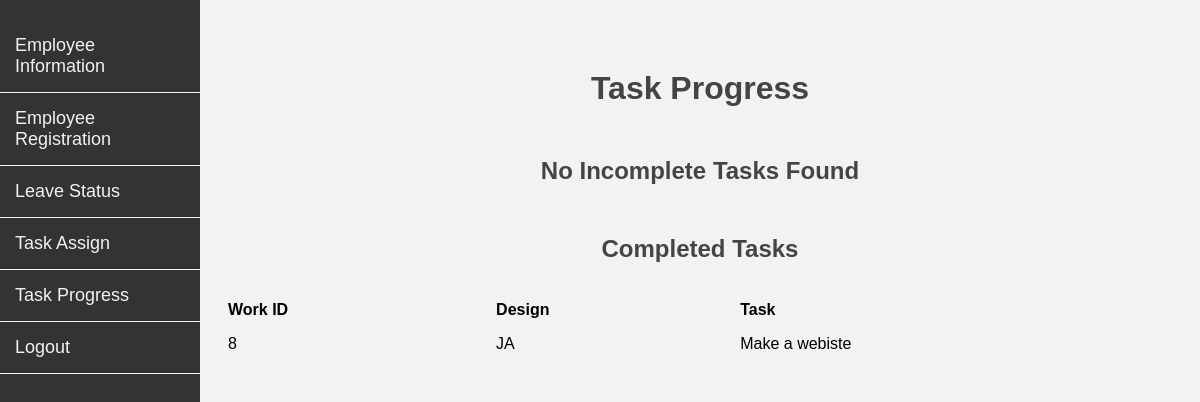
/task_progress.php, run on the app's committed database.
### tables this page shows
CREATE TABLE `work` (
  `workid` int(11) NOT NULL,
  `empid` int(11) NOT NULL,
  `design` varchar(50) NOT NULL,
  `task` text NOT NULL,
  `wstatus` varchar(50) NOT NULL,
  `status` varchar(50) NOT NULL
);

### task_progress.php (the view, shortened to what this page needs)
<div class="main">
    <h1>Task Progress</h1>
    <?php
    $servername = "localhost";
    $username = "root";
    $password = "";
    $dbname = "DatabaseDictionary";
    $conn = mysqli_connect($servername, $username, $password, $dbname);
    $query = "SELECT workid, design, task FROM work WHERE status='incomplete'";
    $result = mysqli_query($conn, $query);
    if (mysqli_num_rows($result) > 0) {
        echo "<h2>Incomplete Tasks</h2>";
        echo "<table>";
        echo "<tr><th>Design</th><th>Task</th></tr>";
        while ($row = mysqli_fetch_assoc($result)) {
            echo "<tr>";
            echo "<td>" . $row['design'] . "</td>";
            echo "<td>" . $row['task'] . "</td>";
            echo "</tr>";
        }
        echo "</table>";
    } else {
        echo "<h2>No Incomplete Tasks Found</h2>";
    }
    $query = "SELECT workid, design, task FROM work WHERE status='complete'";
    $result = mysqli_query($conn, $query);
    if (mysqli_num_rows($result) > 0) {
        echo "<h2>Completed Tasks</h2>";
        echo "<table>";
        echo "<tr><th>Work ID</th><th>Design</th><th>Task</th></tr>";
        while ($row = mysqli_fetch_assoc($result)) {
            echo "<tr>";
            echo "<td>" . $row['workid'] . "</td>";
            echo "<td>" . $row['design'] . "</td>";
            echo "<td>" . $row['task'] . "</td>";
            echo "</tr>";
        }
        echo "</table>";
    } else {
        echo "<h2>No Completed Tasks Found</h2>";
    }
    ?>
</div>
<!DOCTYPE html>
<html>
<head>
</head>
<body>
    <nav>
        <a href="admin_portal.php">Employee Information</a>
        <a href="employee_registration.php">Employee Registration</a>
        <a href="leave_status.php">Leave Status</a>
        <a href="task_assign.php">Task Assign</a>
        <a href="task_progress.php" class="active">Task Progress</a>
        <a href="logout.php">Logout</a>
    </nav>

### task_progress.php (style rules this page uses)
body { font-family: Arial, sans-serif; background-color: #f2f2f2; margin: 0; padding: 0; }
nav { background-color: #333; height: 100vh; width: 200px; position: fixed; top: 0; left: 0; overflow-x: hidden; padding-top: 20px; }
nav a { display: block; color: #f2f2f2; padding: 15px; text-decoration: none; font-size: 18px; border-bottom: 1px solid #f2f2f2; }
.main { margin-left: 200px; padding: 20px; }
h1, h2 { color: #444444; margin-top: 50px; margin-bottom: 30px; text-align: center; }
table { border-collapse: collapse; width: 100%; }
th, td { text-align: left; padding: 8px; }
tr:nth-child(even) { background-color: #f2f2f2; }

### data on the page
work: workid "8", design "JA", task "Make a webiste"
